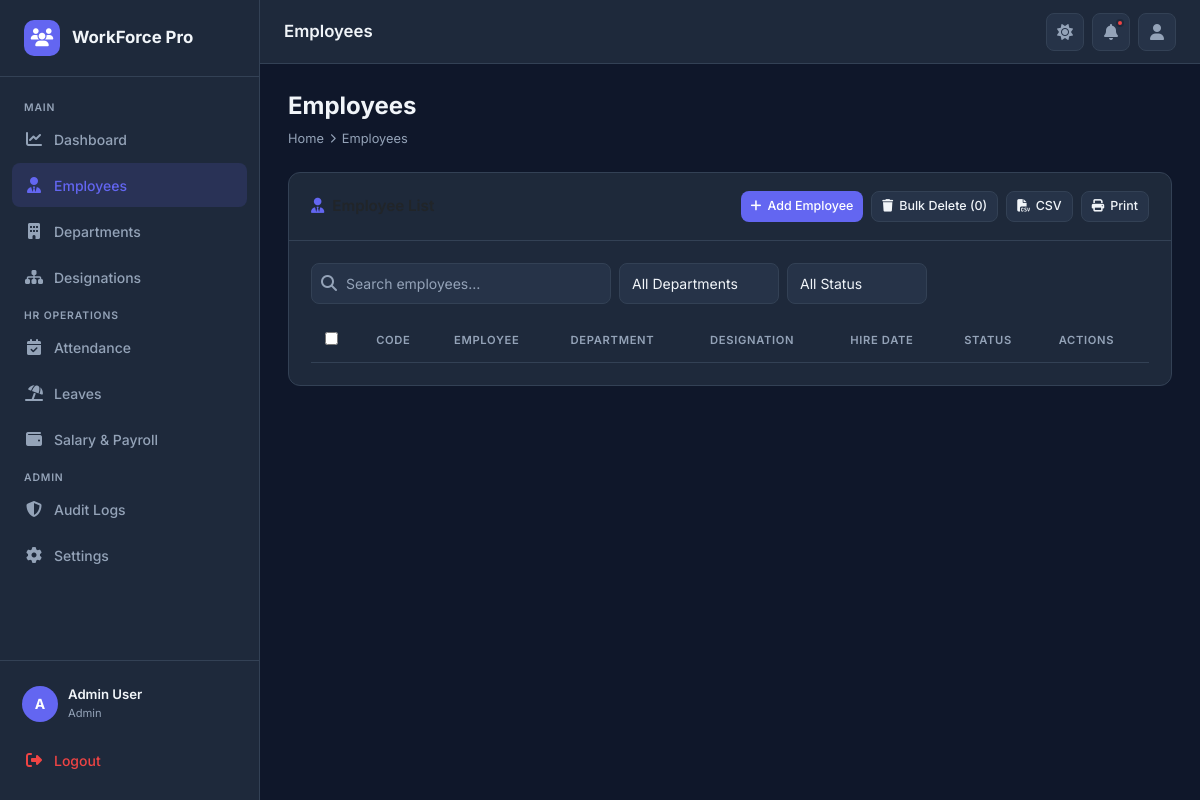
Page /index.php?page=employees (signed in) on the committed database.
### tables this page shows
CREATE TABLE users (
    id INT UNSIGNED AUTO_INCREMENT PRIMARY KEY,
    name VARCHAR(120) NOT NULL,
    email VARCHAR(160) NOT NULL UNIQUE,
    password VARCHAR(255) NOT NULL,
    role ENUM('admin','hr','manager') NOT NULL DEFAULT 'hr',
    avatar VARCHAR(255) NULL,
    phone VARCHAR(30) NULL,
    bio TEXT NULL,
    is_active TINYINT(1) NOT NULL DEFAULT 1,
    last_login DATETIME NULL,
    created_at TIMESTAMP NOT NULL DEFAULT CURRENT_TIMESTAMP,
    updated_at TIMESTAMP NOT NULL DEFAULT CURRENT_TIMESTAMP ON UPDATE CURRENT_TIMESTAMP,
    INDEX idx_users_role (role),
    INDEX idx_users_active (is_active)
);

### index.php (called while the page is built, shortened)
<?php
require_once __DIR__ . '/includes/bootstrap.php';
$page    = preg_replace('/[^a-z\-]/', '', $_GET['page'] ?? 'dashboard');
$titles = [
  'dashboard'   => 'Dashboard',
  'employees'   => 'Employees',
  'departments' => 'Departments',
  'designations'=> 'Designations',
  'salary'      => 'Salary & Payroll',
  'attendance'  => 'Attendance',
  'leaves'      => 'Leave Requests',
  'profile'     => 'My Profile',
  'settings'    => 'Settings',
  'audit-logs'  => 'Audit Logs',
];
$pageTitle = $titles[$page] ?? 'Page';
$user      = currentUser();
$notifModel= new Notification();
$unread    = $notifModel->unreadCount((int) $_SESSION['user_id']);
require __DIR__ . '/views/layout.php';

### models/BaseModel.php (called while the page is built, shortened)
<?php
abstract class BaseModel
{
    protected PDO    $db;
    protected string $table       = '';
    protected string $primaryKey  = 'id';
    public function __construct()
    {
        $this->db = Database::getConnection();
    }
    protected function fetchOne(string $sql, array $params = []): ?array
    {
        $stmt = $this->db->prepare($sql);
        $stmt->execute($params);
        $row = $stmt->fetch();
        return $row ?: null;
    }
    public function findById(int $id): ?array
    {
        return $this->fetchOne(
            "SELECT * FROM {$this->table} WHERE {$this->primaryKey} = :id LIMIT 1",
            ['id' => $id]
        );
    }
}

### config/database.php (called while the page is built, shortened)
<?php
class Database
{
    private static ?PDO $connection = null;
    private static function env(string $key, string $default = ''): string
    {
        $v = getenv($key);
        return $v !== false ? $v : $default;
    }
    public static function getConnection(): PDO
    {
        if (self::$connection === null) {
            $host    = self::env('DB_HOST', '127.0.0.1');
            $port    = self::env('DB_PORT', '3306');
            $name    = self::env('DB_NAME', 'workforcepro');
            $user    = self::env('DB_USER', 'root');
            $pass    = self::env('DB_PASS', '');
            $charset = 'utf8mb4';
            $dsn = "mysql:host={$host};port={$port};dbname={$name};charset={$charset}";
            self::$connection = new PDO($dsn, $user, $pass, [
                PDO::ATTR_ERRMODE            => PDO::ERRMODE_EXCEPTION,
                PDO::ATTR_DEFAULT_FETCH_MODE => PDO::FETCH_ASSOC,
                PDO::ATTR_EMULATE_PREPARES   => false,
            ]);
        }
        return self::$connection;
    }
}

### includes/bootstrap.php (called while the page is built, shortened)
<?php
$base = dirname(__DIR__);
require_once $base . '/config/database.php';
require_once $base . '/models/BaseModel.php';
require_once $base . '/models/Attendance.php';
require_once $base . '/models/Notification.php';
function e(mixed $v): string {
    return htmlspecialchars((string) $v, ENT_QUOTES | ENT_SUBSTITUTE, 'UTF-8');
}
function isAuthenticated(): bool {
    return isset($_SESSION['user_id']) && !empty($_SESSION['user_id']);
}
function currentUser(): ?array {
    static $user = null;
    if ($user === null) {
        $model = new User();
        $user  = $model->findById((int) $_SESSION['user_id']);
    }
    return $user;
}

### models/Notification.php (called while the page is built, shortened)
<?php
class Notification extends BaseModel
{
    public function unreadCount(int $userId): int
    {
        $row = $this->fetchOne(
            'SELECT COUNT(*) AS total FROM notifications WHERE user_id = :uid AND read_at IS NULL',
            ['uid' => $userId]
        );
        return (int) ($row['total'] ?? 0);
    }
}

### views/layout.php (the view, shortened to what this page needs)
<!DOCTYPE html>
<html lang="en" data-theme="dark">
<head>
<link rel="stylesheet" href="https://cdn.jsdelivr.net/npm/bootstrap@5.3.2/dist/css/bootstrap.min.css">
<link rel="stylesheet" href="https://cdnjs.cloudflare.com/ajax/libs/font-awesome/6.5.0/css/all.min.css">
<link rel="stylesheet" href="https://cdn.datatables.net/1.13.7/css/dataTables.bootstrap5.min.css">
<link rel="stylesheet" href="/assets/css/app.css">
</head>
<body>
<aside class="sidebar" id="sidebar">
  <div class="sidebar-brand">
    <div class="logo-icon"><i class="fa-solid fa-users"></i></div>
    <span class="brand-name">WorkForce Pro</span>
  </div>
  <nav class="sidebar-nav">
    <span class="nav-section-label">Main</span>
    <?php
    $nav = [
      ['page'=>'dashboard',   'icon'=>'fa-chart-line',      'label'=>'Dashboard'],
      ['page'=>'employees',   'icon'=>'fa-user-tie',         'label'=>'Employees'],
      ['page'=>'departments', 'icon'=>'fa-building',         'label'=>'Departments'],
      ['page'=>'designations','icon'=>'fa-sitemap',          'label'=>'Designations'],
    ];
    foreach ($nav as $n):
      $cls = $page === $n['page'] ? 'active' : '';
    ?>
    <a class="nav-link <?= $cls ?>" href="/index.php?page=<?= $n['page'] ?>">
      <span class="nav-icon"><i class="fa-solid <?= $n['icon'] ?>"></i></span><?= $n['label'] ?>
    </a>
    <?php endforeach; ?>
    <span class="nav-section-label" style="margin-top:12px">HR Operations</span>
    <?php
    $nav2 = [
      ['page'=>'attendance','icon'=>'fa-calendar-check','label'=>'Attendance'],
      ['page'=>'leaves',    'icon'=>'fa-umbrella-beach','label'=>'Leaves'],
      ['page'=>'salary',    'icon'=>'fa-wallet',         'label'=>'Salary & Payroll'],
    ];
    foreach ($nav2 as $n):
      $cls = $page === $n['page'] ? 'active' : '';
    ?>
    <a class="nav-link <?= $cls ?>" href="/index.php?page=<?= $n['page'] ?>">
      <span class="nav-icon"><i class="fa-solid <?= $n['icon'] ?>"></i></span><?= $n['label'] ?>
    </a>
    <?php endforeach; ?>
    <span class="nav-section-label" style="margin-top:12px">Admin</span>
    <?php
    $nav3 = [
      ['page'=>'audit-logs','icon'=>'fa-shield-halved','label'=>'Audit Logs'],
      ['page'=>'settings',  'icon'=>'fa-gear',          'label'=>'Settings'],
    ];
    foreach ($nav3 as $n):
      $cls = $page === $n['page'] ? 'active' : '';
    ?>
    <a class="nav-link <?= $cls ?>" href="/index.php?page=<?= $n['page'] ?>">
      <span class="nav-icon"><i class="fa-solid <?= $n['icon'] ?>"></i></span><?= $n['label'] ?>
    </a>
    <?php endforeach; ?>
  </nav>
  <div class="sidebar-footer">
    <a href="/index.php?page=profile" class="user-badge text-decoration-none">
      <div class="user-avatar">
        <?php if (!empty($user['avatar'])): ?>
          <img src="/uploads/<?= e($user['avatar']) ?>" alt="avatar">
        <?php else: ?>
          <?= strtoupper(substr($user['name'] ?? 'A', 0, 1)) ?>
        <?php endif; ?>
      </div>
      <div class="user-info">
        <div class="user-name"><?= e($user['name'] ?? '') ?></div>
        <div class="user-role"><?= e($user['role'] ?? '') ?></div>
      </div>
    </a>
    <a href="/logout.php" class="nav-link text-danger mt-2" style="color:var(--danger)">
      <span class="nav-icon"><i class="fa-solid fa-right-from-bracket"></i></span>Logout
    </a>
  </div>
</aside>
<header class="topbar">
  <span class="page-title"><?= e($pageTitle) ?></span>
  <div class="topbar-actions">
    <button class="icon-btn" data-action="toggle-theme" title="Toggle theme">
      <i class="fa-solid fa-sun theme-icon"></i>
    </button>
    <div class="dropdown">
      <button class="icon-btn" data-bs-toggle="dropdown" aria-expanded="false" id="notifBtn">
        <i class="fa-solid fa-bell"></i>
        <?php if ($unread > 0): ?>
          <span class="badge-dot"></span>
        <?php endif; ?>
      </button>
    </div>
    <div class="dropdown">
      <button class="icon-btn" data-bs-toggle="dropdown">
        <i class="fa-solid fa-user"></i>
      </button>
    </div>
  </div>
</header>
<main class="main-content">
  <div class="page-body fade-in">
    <?php
      $pageFile = __DIR__ . "/pages/{$page}.php";
      if (file_exists($pageFile)) require $pageFile;
      else echo '<h2>Page not found</h2>';
    ?>
  </div>
</main>
</body>
</html>

### views/pages/employees.php (shortened to what this page needs)
<div class="page-header">
  <h1>Employees</h1>
  <div class="breadcrumb"><a href="#">Home</a><i class="fa-solid fa-chevron-right" style="font-size:.6rem"></i>Employees</div>
</div>
<div class="card">
  <div class="card-header">
    <h5><i class="fa-solid fa-user-tie me-2 text-primary"></i>Employee List</h5>
    <div class="d-flex gap-2 flex-wrap">
      <button class="btn btn-primary btn-sm" id="addEmpBtn"><i class="fa-solid fa-plus"></i>Add Employee</button>
      <button class="btn btn-secondary btn-sm" data-bulk="empTable" onclick="empRes.bulkDeleteSelected()"><i class="fa-solid fa-trash"></i>Bulk Delete (0)</button>
      <button class="btn btn-secondary btn-sm" onclick="exportTable('/ajax/employees.php','csv')"><i class="fa-solid fa-file-csv"></i>CSV</button>
      <button class="btn btn-secondary btn-sm" onclick="window.print()"><i class="fa-solid fa-print"></i>Print</button>
    </div>
  </div>
  <div class="card-body">
    <div class="table-toolbar mb-3">
      <div class="search-wrap"><i class="fa-solid fa-search"></i><input type="text" class="form-control" placeholder="Search employees…" data-table="empTable-search"></div>
      <select class="form-select" style="width:160px" data-filter-table="empTable" id="deptFilter"><option value="">All Departments</option></select>
      <select class="form-select" style="width:140px" data-filter-table="empTable" id="statusFilter">
        <option value="">All Status</option><option value="active">Active</option><option value="inactive">Inactive</option><option value="terminated">Terminated</option>
      </select>
    </div>
    <div class="table-wrapper">
      <table id="empTable" class="wf-table w-100">
        <thead><tr>
          <th><input type="checkbox" id="empTable_selectAll"></th>
          <th>Code</th><th>Employee</th><th>Department</th><th>Designation</th><th>Hire Date</th><th>Status</th><th>Actions</th>
        </tr></thead>
      </table>
    </div>
  </div>
</div>

### rows in the picture
users: name "A", name "Admin User", role "Admin"

### other values in the picture
$n['label'] "Dashboard"
$n['label'] "Employees"
$n['label'] "Departments"
$n['label'] "Designations"
$n['label'] "Attendance"
$n['label'] "Leaves"
$n['label'] "Salary & Payroll"
$n['label'] "Audit Logs"
$n['label'] "Settings"
$pageTitle "Employees"
